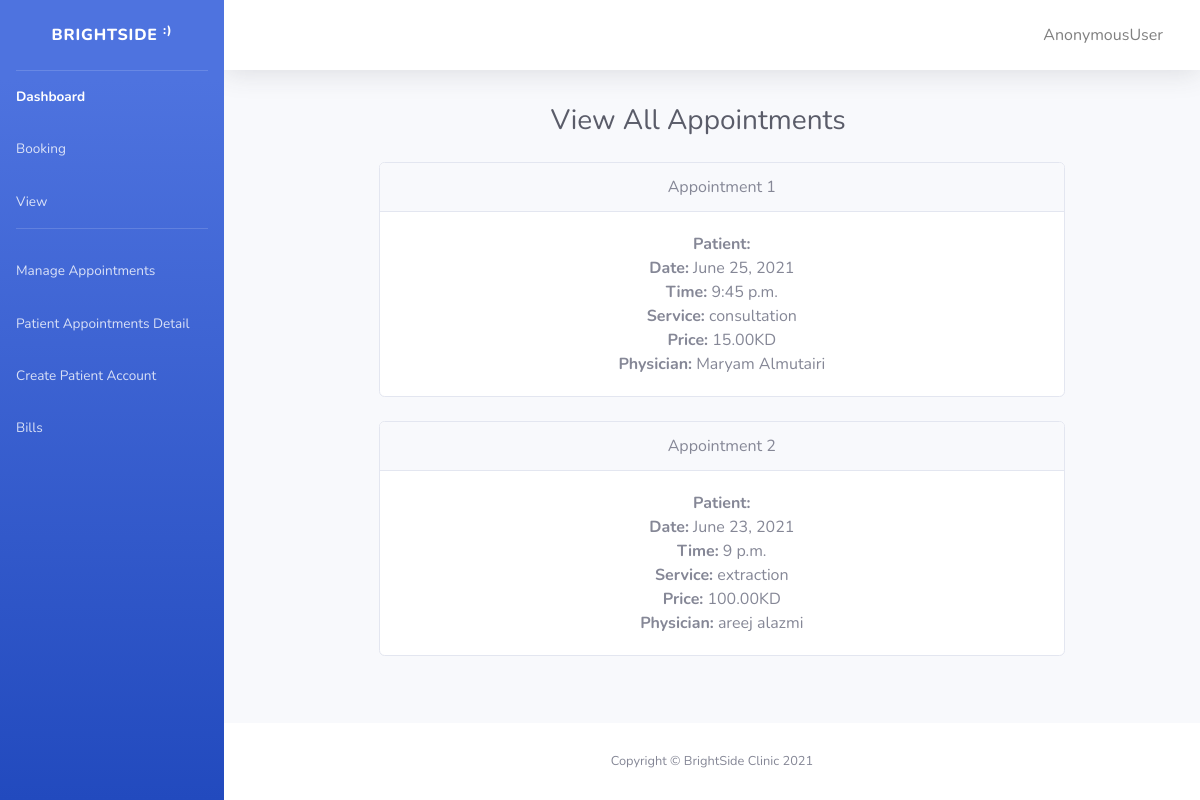
The app's page /brightside/all_appointments/, older data.
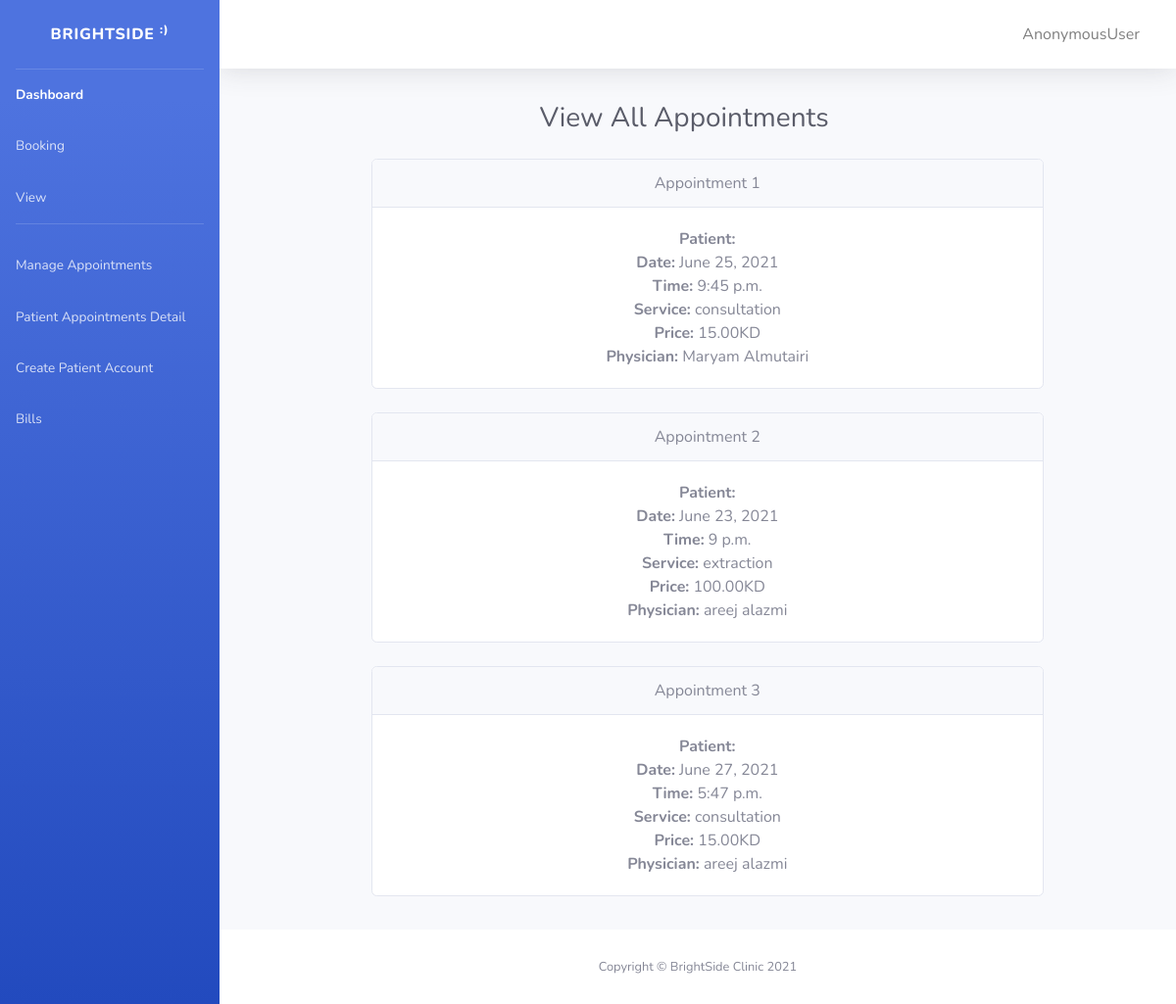
The same page, newer data.
### brightside/models.py (models this page shows)
class Appointment(models.Model):
  appointment_date = models.DateField(null=True)
  appointment_time = models.TimeField(null=True)
  patient = models.ForeignKey('Patient', on_delete=models.CASCADE)
  reseptionist = models.ForeignKey('Reseptionist', on_delete=models.SET_NULL, blank=True, null=True)
  service = models.ForeignKey('Service', on_delete=models.CASCADE)
  physician = models.ForeignKey('Physician', on_delete=models.CASCADE)

class Service(models.Model):
  service_name = models.CharField(max_length=50)
  service_price = models.DecimalField(max_digits=8, decimal_places=2)
  physician = models.ForeignKey('Physician', on_delete=models.CASCADE)
  def __str__(self):
        return self.service_name

class Physician(models.Model):
  Speciality = (
        (0, "General Dentist"),
        (1, "Periodontist"),
        (2, "Oral and Maxillofacial Surgeon"),
        (3, "Nurse"),
    )
  ph_id = models.CharField(max_length=15, unique=True)
  ph_first_name = models.CharField(max_length=50)
  ph_last_name =  models.CharField(max_length=50)
  ph_speciality =  models.IntegerField(choices=Speciality, default=0)
  def __str__(self):
    return f"{self.ph_first_name}  {self.ph_last_name} "

### brightside/views.py (the view)
# urls.py: path('all_appointments/', views.view_all_apt, name='all_appointments'),
def view_all_apt(request):
  data = {}
  data['all_appointments'] = Appointment.objects.all()
  return render(request, 'all_appointments.html', context = data)

### brightside/templates/all_appointments.html (shortened to what this page needs)
{% load static %}
<!DOCTYPE html>
<html lang="en">
<head>
    <link rel="stylesheet" type="text/css" href="{% static '/css/all.min.css' %}">
    <link rel="stylesheet" type="text/css" href="{% static '/css/index.css' %}">
    </head>
    <body id="page-top">
    <div id="wrapper">
        <ul class="navbar-nav bg-gradient-primary sidebar sidebar-dark accordion" id="accordionSidebar">
            <a class="sidebar-brand d-flex align-items-center justify-content-center" href="{% url 'index' %}">
                <div class="sidebar-brand-text mx-3">BrightSide <sup>:)</sup></div>
            </a>
            <hr class="sidebar-divider my-0">
            <li class="nav-item active">
                <a class="nav-link" href="{% url 'index' %}">
                    <span>Dashboard</span></a>
            <li class="nav-item">
                <a class="nav-link" href="{% url 'admin-booking' %}">
                    <span>Booking</span></a>
<a class="nav-link" href="{% url 'all_appointments' %}">
                    <span>View</span></a>
            <hr class="sidebar-divider d-none d-md-block">
            <a class="nav-link" href="{% url 'manage' %}">
                    <span>Manage Appointments</span></a>
                    <a class="nav-link" href="{% url 'patient-detail' %}">
                    <span>Patient Appointments Detail</span></a>
                    <a class="nav-link" href="{% url 'create-patient' %}">
                    <span>Create Patient Account</span></a>
                    <a class="nav-link" href="{% url 'bill-detail' %}">
                    <span>Bills</span></a>
        </ul>
            <div id="content-wrapper" class="d-flex flex-column">
                <div id="content">
                                  <nav class="navbar navbar-expand navbar-light bg-white topbar mb-4 static-top shadow">
                        <ul class="navbar-nav ml-auto">
                        <li class="btn">
                <a class="nav-link" href="{% url 'account_logout' %}">
                    <span>{{ user }}</span></a>
            </li>
                        </ul>
                    </nav>
                <div class="container-fluid">
                    <div class="mymargin" >
                    <div class="d-sm-flex align-items-center justify-content-between mb-4">
                       <div class="myh1"> <h1 class="h3 mb-0 text-gray-800">View All Appointments</h1></div>
                    </div>
                    <div class="row">
                    <div class="row">
<div class="mysize" >
                        <div class="col-lg-6">
                         <ul>
{% for x in all_appointments %}
                            <div class="card mb-4">
                                <div class="card-header">
                                    Appointment {{x.id}}
                                </div>
                                <div class="card-body">
                                <li> <strong>Patient:</strong> {{x.patient}}</li>
                                  <li><strong>Date:</strong> {{x.appointment_date}}</li>
                                  <li><strong>Time:</strong> {{x.appointment_time}}</li>
                                   <li><strong>Service:</strong> {{x.service}}</li>
                                  <li><strong>Price:</strong>  {{x.service.service_price}}KD</li>
                                   <li><strong>Physician:</strong> {{x.physician}}</li>
                                </div>
                            </div>
{% endfor %}
</ul>
</div>
</div>
                            </div>
                        </div>
                    </div>
                </div>
            </div>
            <footer class="sticky-footer bg-white">
                <div class="container my-auto">
                    <div class="copyright text-center my-auto">
                        <span>Copyright &copy; BrightSide Clinic 2021</span>
                    </div>
                </div>
            </footer>
        </div>
    </div>
</body>
</html>

### brightside/templates/all_appointments.html (style rules this page uses)
ul { list-style-type: none; }
.mymargin { margin: auto; width: 80%; padding: 10px; text-align: center; }
.myh1 { margin-left: 200px }
.mysize { width: 1500px; }

Row changes from the older to the newer data that the page shows:
added Appointment: id "3", appointment_date "June 27, 2021", appointment_time "5:47 p.m.", service "consultation", service.service_price "15.00", physician "areej alazmi"
